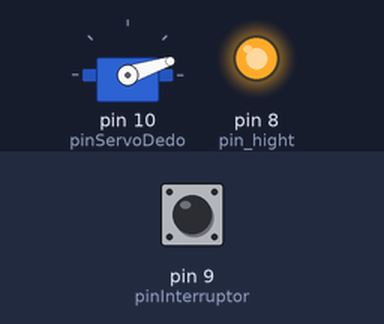
Bench run of a sketch on a simulated Arduino Uno, built with avr-gcc and run on an emulated ATmega328P. Parts: servo, output pins drawn as LEDs (lit = HIGH). Inputs (shaded band) come from the test bench; at power-on: pin 9 (pinInterruptor) LOW.

Above: at 1.2 s.
1.3 s: pin 9 (pinInterruptor) pulled HIGH for 0.15 s
At 1.46 s:
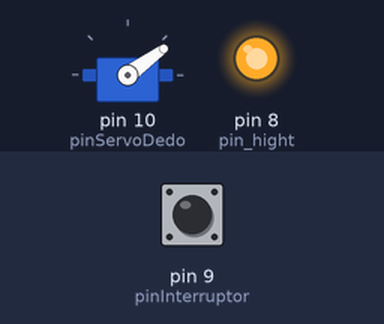
3.5 s: pin 9 (pinInterruptor) pulled HIGH for 1 s
At 3.96 s:
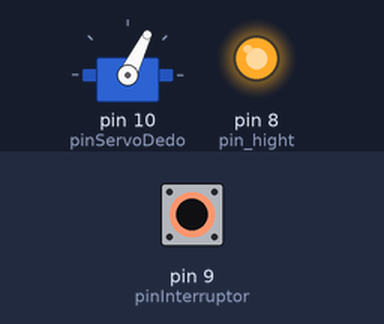
Timing chart, 0 to 6.6 s (numbered marks = the images above; inputs shaded):
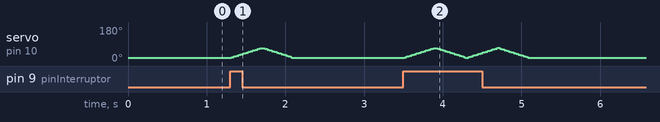

Measured:
- after the input at 1.3 s, servo on pin 10 (pinServoDedo): rises from 18° to 68° in 0.36 s, then falls to 18° in 0.41 s

The sketch:

uselessbox.ino
```cpp
#include <Servo.h>


Servo servoDedo;
int pinInterruptor = 9;
int pinServoDedo=10;
int grados_apagado=70; //estos son los grados a los que se cierra el interruptor
int grados_descanso=18; // estos son los grados de reposo, no son cero para permitir mas recorrido de dedo
int pin_hight=8; // este es el pin de encendido del interruptor

void setup()
{
  pinMode(pin_hight, OUTPUT);
  digitalWrite(pin_hight, HIGH);
  pinMode(pinInterruptor, INPUT);
  servoDedo.attach(pinServoDedo);
  servoDedo.write(grados_descanso);  //dedo oculto a 0 grados
}
void loop(){
  //if the switch is on, move door and finger to switch it off
  if(digitalRead(pinInterruptor) == HIGH)
  {
     apagaInterruptor();
  }

} //loop


 void apagaInterruptor()
   {

    //saca dedo
    int pos=0;
    int paso=2;

    for(pos = grados_descanso; pos < grados_apagado; pos += paso)
    {
      servoDedo.write(pos);
      delay(15);
    }

    //mete dedo
    for(pos = grados_apagado; pos>=grados_descanso; pos-=paso)
    {
      servoDedo.write(pos);
      delay(15);
    }

   }
```
